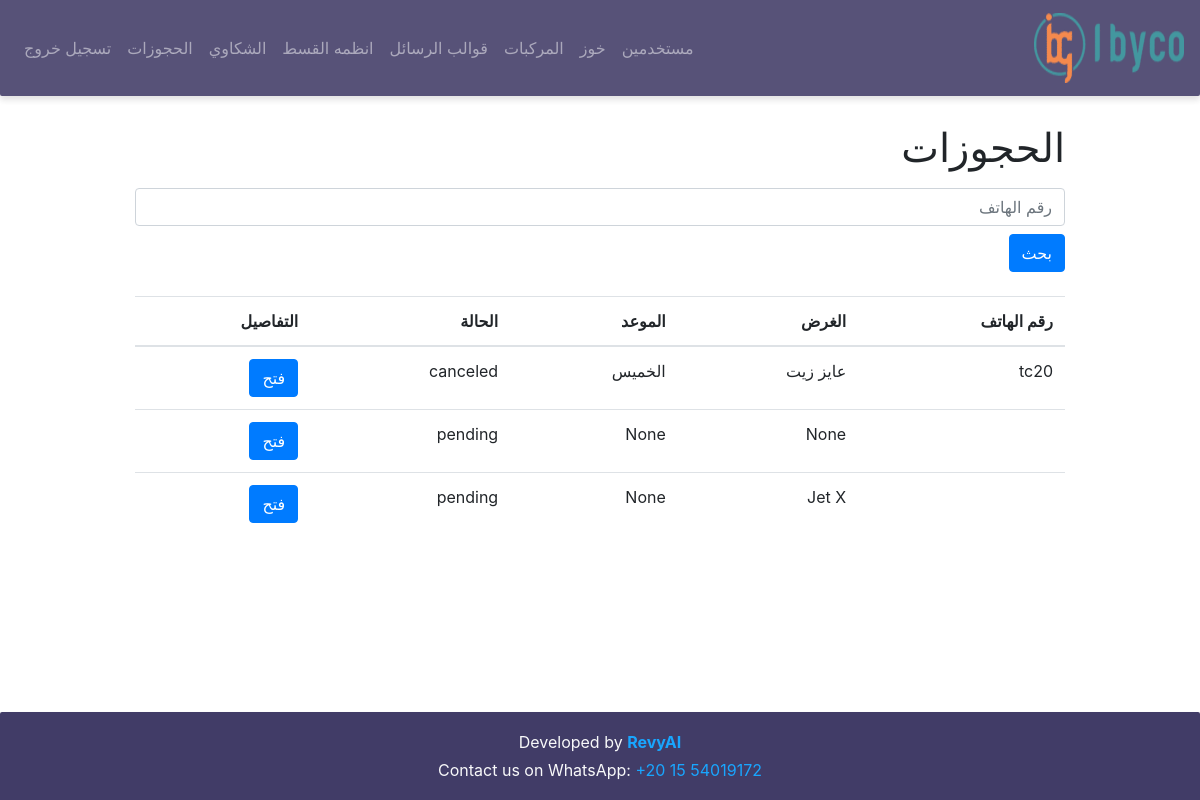
/bookings (signed in), run on an earlier commit of the app's database.
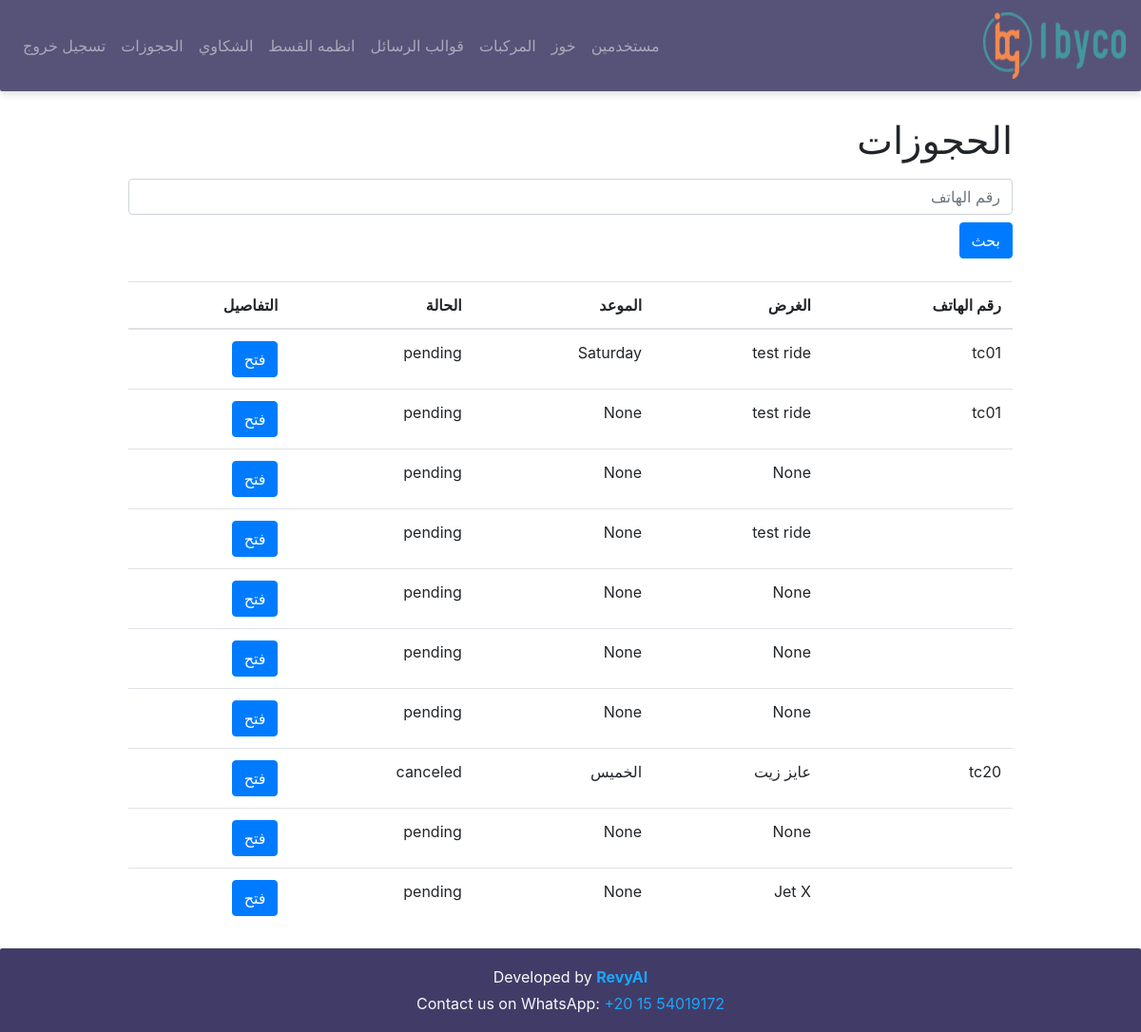
And on a later commit of the database.
### models/models.py (models this page shows)
class Booking(db.Model):
    __tablename__ = "bookings"
    id = db.Column(db.Integer, primary_key=True)
    client_id = db.Column(db.Integer, db.ForeignKey("clients.id"))
    purpose = db.Column(db.Text)
    date = db.Column(db.String(100))
    status = db.Column(db.String(50), default="pending")
    created_at = db.Column(db.DateTime, default=lambda: datetime.now(timezone.utc))

class Client(db.Model):
    __tablename__ = "clients"
    id = db.Column(db.Integer, primary_key=True)
    phone_number = db.Column(db.String(30), unique=True, nullable=False)
    chat_summary = db.Column(db.Text) # this col to keep the history
    last_user_reply = db.Column(db.Text) # the current message
    last_bot_reply = db.Column(db.Text) # this col to enhance the context
    last_bot_reply_type = db.Column(db.String(50)) # this col to classify the message is followup or retarget or normal reply
    last_user_message_at = db.Column(db.DateTime) # this col to detect the users dosent reply
    last_bot_message_at = db.Column(db.DateTime) # this col to avoid spamming
    info = db.Column(db.Text) # this col for info about products the client bought (it will be fill by human )
    has_purchased = db.Column(db.Boolean, default=False) # this col to know the client bought or not (it will be fill by human )
    purchase_date = db.Column(db.DateTime) # this col we use in followup schadualing
    is_active = db.Column(db.Boolean, default=True) # this col help with users dont need to send any message
    created_at = db.Column(db.DateTime, default=lambda: datetime.now(timezone.utc)) # this col will help us on analysis
    followups = db.relationship("FollowUp", backref="client", lazy=True)
    complaints = db.relationship("Complaint", backref="client", lazy=True)
    Bookings = db.relationship("Booking", backref="client", lazy=True)

### app.py (the view)
@app.route("/bookings", methods=["GET", "POST"])
@login_required
def bookings():
    phone = None
    if request.method == "POST":
        phone = request.form.get("phone")
    bookings = BookingServices.get_bookings_by_phone(phone)
    return render_template(
        "bookings.html",
        bookings=bookings,
        phone=phone
    )

### app.py (called while the page is built)
@login_manager.user_loader
def load_user(user_id):
    return Users.query.get(int(user_id))

### dashboard_services/booking_services.py (called while the page is built)
    @staticmethod
    def get_bookings_by_phone(phone=None):
        if not phone:
            return Booking.query.order_by(Booking.created_at.desc()).all()
        client = Client.query.filter_by(phone_number=phone).first()
        if not client:
            return []
        return Booking.query.filter_by(client_id=client.id).order_by(Booking.created_at.desc()).all()

### templates/bookings.html (shortened to what this page needs)
{% extends 'base.html' %}
{% block content %}
<h1 class="mt-4">الحجوزات</h1>
<form method="post" class="mt-3 mb-3">
<input
class="form-control"
type="text"
name="phone"
placeholder="رقم الهاتف"
value="{{ phone if phone }}"
>
<button class="btn btn-primary mt-2">
بحث
</button>
</form>
<table class="table mt-4">
<thead>
<tr>
<th>رقم الهاتف</th>
<th>الغرض</th>
<th>الموعد</th>
<th>الحالة</th>
<th>التفاصيل</th>
</tr>
</thead>
<tbody>
{% for booking in bookings %}
<tr>
<td>{{ booking.client.phone_number }}</td>
<td>{{ booking.purpose }}</td>
<td>{{ booking.date }}</td>
<td>{{ booking.status }}</td>
<td>
<a
class="btn btn-primary"
href="{{ url_for('booking_details', booking_id=booking.id) }}"
>
فتح
</a>
</td>
</tr>
{% endfor %}
</tbody>
</table>
{% endblock %}

What changed in the data, as far as the page shows it:
added Booking: client.phone_number "tc01", purpose "test ride", date "Saturday", status "pending"
added Booking: client.phone_number "tc01", purpose "test ride", date "None", status "pending"
added Booking: purpose "None", date "None", status "pending"
added Booking: purpose "test ride", date "None", status "pending"
added Booking: purpose "None", date "None", status "pending"
added Booking: purpose "None", date "None", status "pending"
added Booking: purpose "None", date "None", status "pending"
